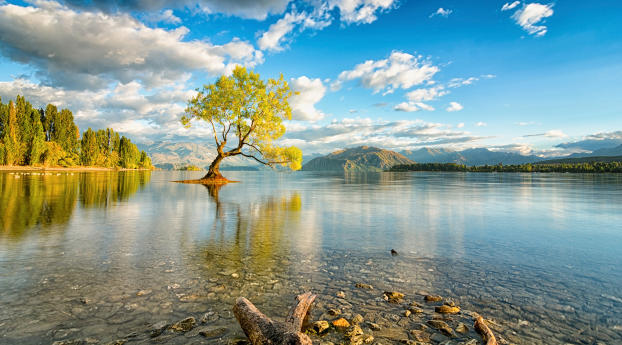
#> input picture Ödev_4/resimtoplama1.jpg, 622 x 345 px
$ python resimdeneme6.py
#> lines starting #> are read from the running program, lines starting #| are printed output that depends on the picture
import cv2
import numpy

resim = cv2.imread("resimtoplama1.jpg")
#> resim is the input picture: shape (345, 622, 3); mean B, G, R 147.1, 153.8, 131.6

resim1 = cv2.imread("resimtoplama2.jpg")
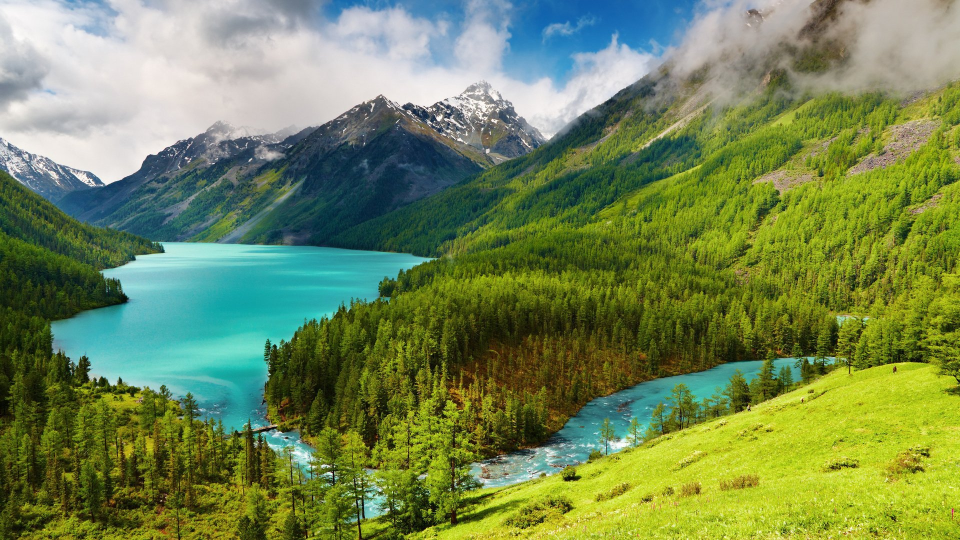
#> input picture Ödev_4/resimtoplama2.jpg, 1920 x 1080 px (shown at 1/2 size)
#> resim1 is the input picture: shape (1080, 1920, 3); mean B, G, R 84.6, 135.3, 114.6


cv2.imshow("deneme omer faruk okusluk",resim)
cv2.imshow("deneme2 omer fxaruk okusluk",resim1)

resim1 = cv2.resize(resim1, (resim.shape[1], resim.shape[0]))
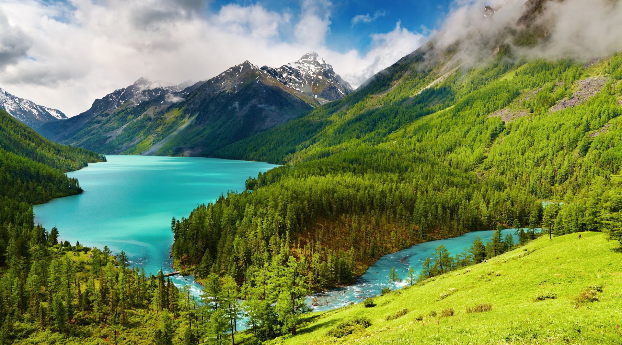
#> resim1: shape (345, 622, 3); mean B, G, R 84.5, 135.1, 114.5


toplam=cv2.add(resim1,resim)
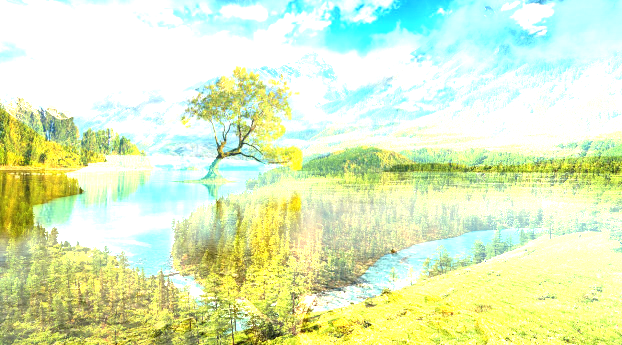
#> toplam: shape (345, 622, 3); mean B, G, R 192.1, 238.3, 220.2

agirliklitop=cv2.addWeighted(resim,0.7,resim1,0.3,0)
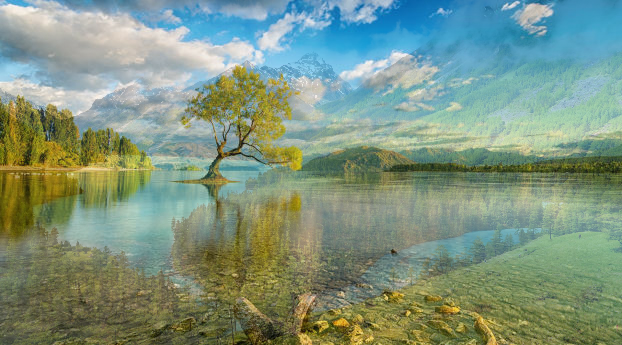
#> agirliklitop: shape (345, 622, 3); mean B, G, R 128.3, 148.2, 126.4

cv2.imshow("toplanmıs resim",toplam)

cv2.imshow("toplanmııs resim",agirliklitop)

cv2.waitKey(0)
cv2.destroyAllWindows()
